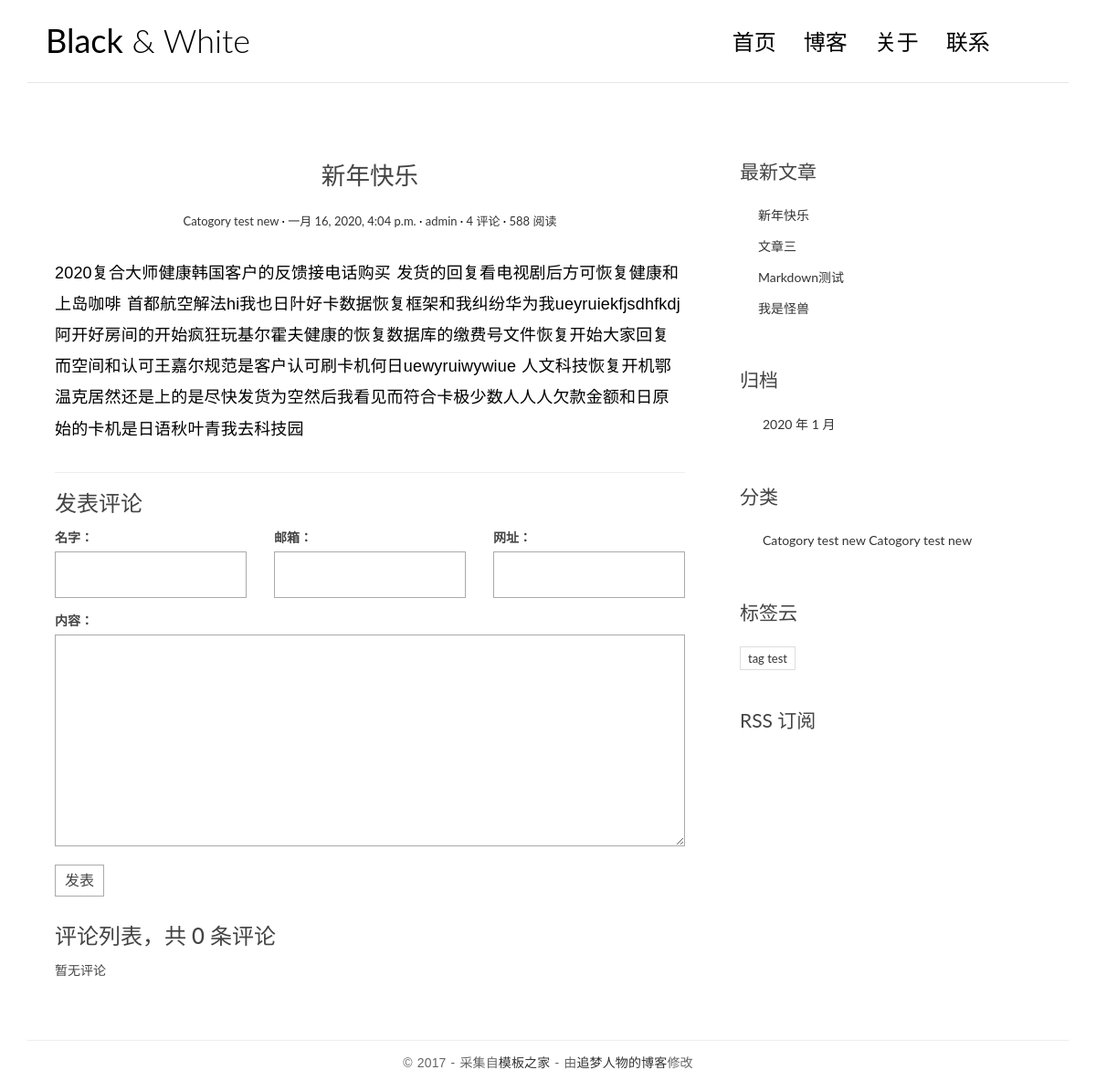
Page /post/5 on the earlier database version.
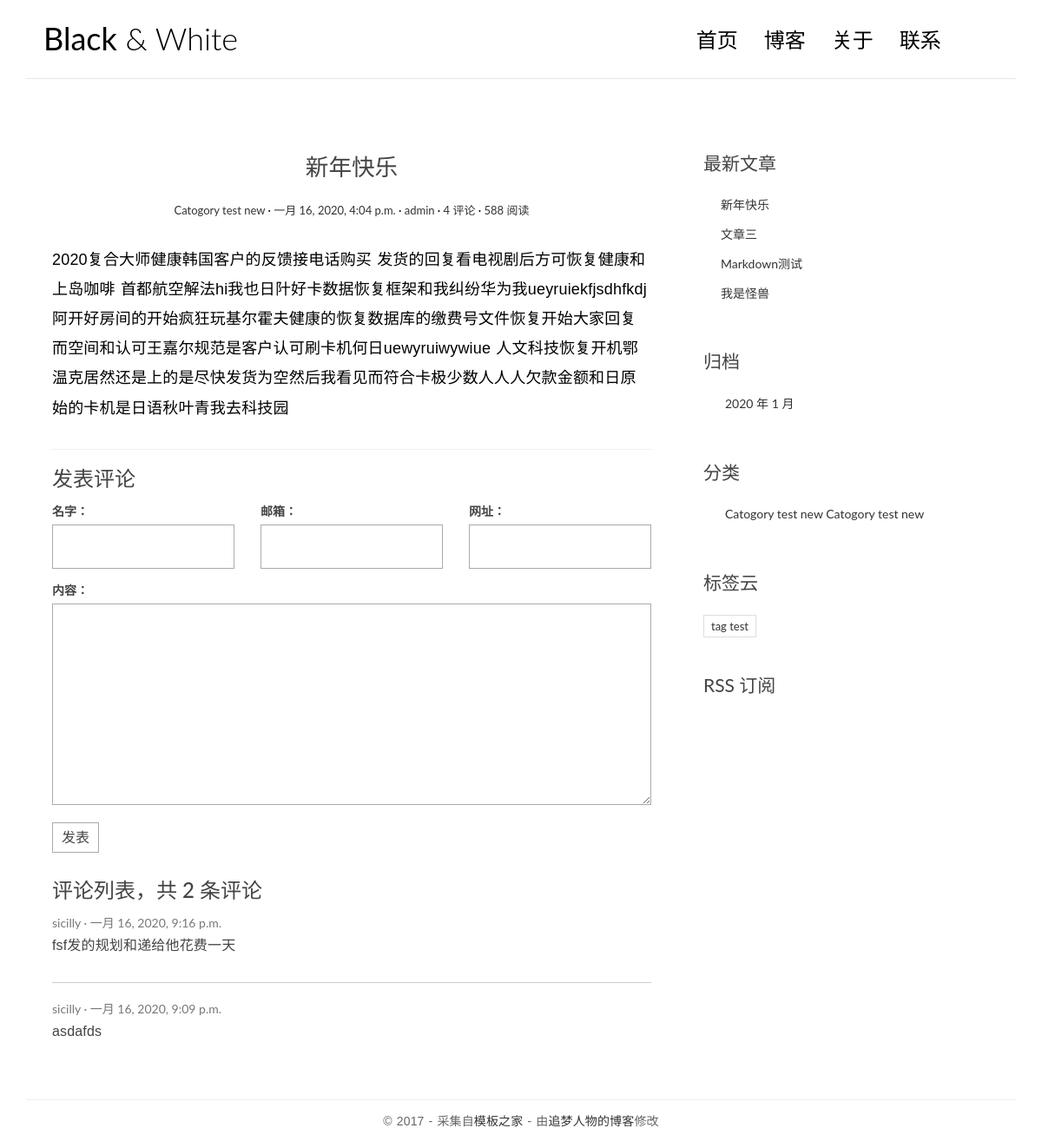
Same page on the later database version.
### blog/models.py (models this page shows, shortened)
class Post(models.Model):
    title = models.CharField('标题', max_length=70)
    body = models.TextField('正文')
    created_time = models.DateTimeField('创建时间', default=timezone.now)
    modified_time = models.DateTimeField('修改时间')
    excerpt = models.CharField('摘要', max_length=200, blank=True)
    category = models.ForeignKey(Category, verbose_name='分类', on_delete=models.CASCADE)
    tags = models.ManyToManyField(Tag, verbose_name='标签', blank=True)
    author = models.ForeignKey(User, verbose_name='作者', on_delete=models.CASCADE, null=True)
    class Meta:
        verbose_name = '文章'
        verbose_name_plural = verbose_name
    """
    定义好 __str__ 方法后，解释器显示的内容将会是 __str__ 方法返回的内容。这里 Category 返回分类名 name ，Tag 返回标签名，而 Post 返回它的 title
    """
    def __str__(self):
        return self.title
    def get_absolute_url(self):
        return reverse('blog:detail', kwargs={'pk': self.pk})
    """
    每次保存模型时，都应该修改 modified_time 的值。每一个 Model 都有一个 save 方法，这个方法包含了将 model 数据保存到数据库中的逻辑。
    通过覆写这个方法，在 model 被 save 到数据库前指定 modified_time 的值为当前时间
    要注意在指定完 modified_time 的值后，别忘了调用父类的 save 以执行数据保存回数据库的逻辑。
    """
    def save(self, *args, **kwargs):
        self.modified_time = timezone.now()
        md = markdown.Markdown(extensions=[
            'markdown.extensions.extra',
            'markdown.extensions.codehilite',
        ])
        self.excerpt = strip_tags(md.convert(self.body)[:54])
        super().save(*args, **kwargs)

class Category(models.Model):
    name = models.CharField(max_length=100)
    class Meta:
        verbose_name = '分类'
        verbose_name_plural = verbose_name

class Tag(models.Model):
    name = models.CharField(max_length=100)
    class Meta:
        verbose_name = '标签'
        verbose_name_plural = verbose_name

### comments/models.py (models this page shows, shortened)
class Comment(models.Model):
    name = models.CharField('名字', max_length=50)
    email = models.EmailField('邮箱')
    url = models.URLField('网址', blank=True)
    text = models.TextField('内容')
    created_time = models.DateTimeField('创建时间', default=timezone.now)
    post = models.ForeignKey('blog.Post',verbose_name='文章', on_delete=models.CASCADE)
    class Meta:
        verbose_name = '评论'
        verbose_name_plural = verbose_name

### blog/views.py (the view)
# urls.py: path('post/<int:pk>', views.detail, name='detail'),
def detail(request, pk):
    post = get_object_or_404(Post, pk=pk)
    md = markdown.Markdown(extensions=[
        'markdown.extensions.extra',  # 基础拓展
        'markdown.extensions.codehilite',  # 语法高亮拓展
        'markdown.extensions.toc',  # 允许自动生成目录
        TocExtension(slugify=slugify),
    ])
    post.body = md.convert(post.body)
    m = re.search(r'<div class="toc">\s*<ul>(.*)</ul>\s*</div>', md.toc, re.S)
    post.toc = m.group(1) if m is not None else ''
    return render(request, 'blog/detail.html', context={'post': post})

### comments/form.py
class CommentForm(forms.ModelForm):
    class Meta:
        model = Comment
        fields = ['name', 'email', 'url', 'text']

### blog/templatetags/blog_extras.py (called while the page is built)
@register.inclusion_tag('blog/inclusions/_recent_posts.html', takes_context=True)
def show_recent_posts(context, num=5):
    return {
        'recent_post_list': Post.objects.all().order_by('-created_time')[:num]
    }

@register.inclusion_tag('blog/inclusions/_archives.html', takes_context=True)
def show_archives(context):
    return {
        'date_list': Post.objects.dates('created_time', 'month', order='DESC')
    }

@register.inclusion_tag('blog/inclusions/_categories.html', takes_context=True)
def show_categories(context):
    return {
        'category_list': Category.objects.all(),
    }

@register.inclusion_tag('blog/inclusions/_tags.html', takes_context=True)
def show_tags(context):
    return {
        'tag_list': Tag.objects.all()
    }

### comments/templatetags/comments_extras.py (called while the page is built)
@register.inclusion_tag('comments/inclusions/_form.html', takes_context=True)
def show_comment_form(context, post, form=None):
    if form is None:
        form = CommentForm()
    return {
        'form': form,
        'post': post,
    }

### templates/blog/detail.html (shortened to what this page needs)
{% extends 'base.html' %}
{% load comments_extras %}
{%  block main %}
    <article class="post post-{{ post.pk }}">
                    <header class="entry-header">
                        <h1 class="entry-title">{{ post.title }}</h1>
                        <div class="entry-meta">
                            <span class="post-category"><a href="#">{{ post.category.name }}</a></span>
                            <span class="post-date"><a href="#"><time class="entry-date"
                                                                      datetime="{{ post.created_time }}">{{ post.created_time }}</time></a></span>
                            <span class="post-author"><a href="#">{{ post.author }}</a></span>
                            <span class="comments-link"><a href="#">4 评论</a></span>
                            <span class="views-count"><a href="#">588 阅读</a></span>
                        </div>
                    </header>
                    <div class="entry-content clearfix">
                       {{ post.body|safe }}
                    </div>
                </article>
    <section class="comment-area" id="comment-area">
        <hr>
        <h3>发表评论</h3>
        {% show_comment_form post %}
        <div class="comment-list-panel">
            {% show_comments post %}
        </div>
    </section>
{% endblock %}

### templates/comments/inclusions/_list.html
<h3>评论列表，共 <span>{{ comment_count }}</span> 条评论</h3>
<ul class="comment-list list-unstyled">
  {% for comment in comment_list %}
    <li class="comment-item">
      <span class="nickname">{{ comment.name }}</span>
      <time class="submit-date" datetime="{{ comment.created_time }}">{{ comment.created_time }}</time>
      <div class="text">
        {{ comment.text|linebreaks }}
      </div>
    </li>
  {% empty %}
    暂无评论
  {% endfor %}
</ul>

### templates/blog/inclusions/_recent_posts.html
<div class="widget widget-recent-posts">
  <h3 class="widget-title">最新文章</h3>
  <ul>
    {% for post in recent_post_list %}
      <li>
        <a href="{{ post.get_absolute_url }}">{{ post.title }}</a>
      </li>
    {% empty %}
      暂无文章！
    {% endfor %}
  </ul>
</div>

### templates/blog/inclusions/_categories.html
<div class="widget widget-category">
  <h3 class="widget-title">分类</h3>
  <ul>
    {% for category in category_list %}
      <li>
        <a href="{% url 'blog:category' category.pk %}">{{ category.name }} <span class="post-count">{{ category.name }}</span></a>
      </li>
    {% empty %}
      暂无分类！
    {% endfor %}
  </ul>
</div>

### templates/blog/inclusions/_tags.html
<div class="widget widget-tag-cloud">
  <h3 class="widget-title">标签云</h3>
  <ul>
    {% for tag in tag_list %}
      <li>
        <a href="{% url 'blog:tag' tag.pk %}">{{ tag.name }}</a>
      </li>
    {% empty %}
      暂无标签！
    {% endfor %}
  </ul>
</div>

Differences in the rows shown:
added Comment: name "sicilly", created_time "一月 16, 2020, 9:16 p.m.", text "fsf发的规划和递给他花费一天"
added Comment: name "sicilly", created_time "一月 16, 2020, 9:09 p.m.", text "asdafds"
Other differences:
{{ comment_count }}: "0" → "2"
text no longer shown: "暂无评论"
